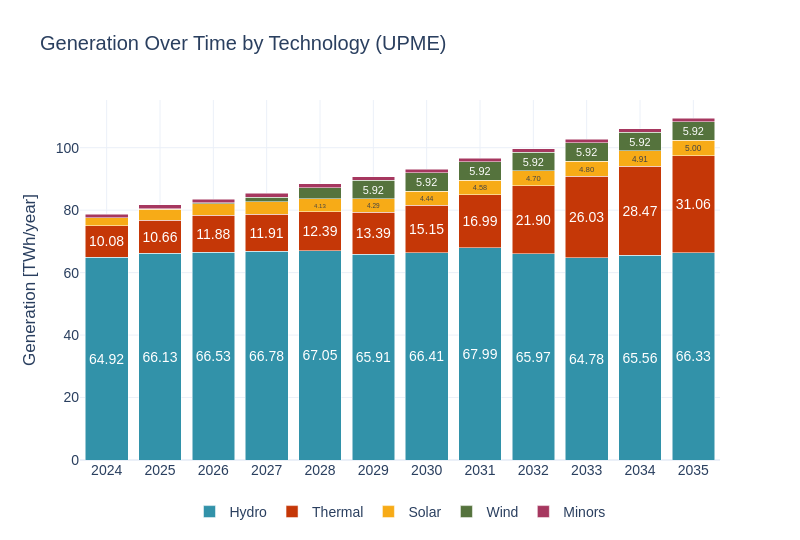

Notebook code cell kept with this figure:
### Code cell
sce_upme = pd.read_csv(gen_per_res_vs_marg_cost)
sce_upme['Energy_TWh_typical_yr'] = sce_upme['Energy_GWh_typical_yr'] / 1000
sce_upme = sce_upme[sce_upme['year'] <= years[1]]
sw.scenarios.dispatched_generation(sce_upme, 'Generation', 'TWh', 'year', 'Energy_TWh_typical_yr', 'Tech', scenario_name, 'UPME', 4)

### Figure 1 — Plotly figure (JSON) as saved in the notebook; plotly's stock layout.template omitted (floating-point values rounded to 4 significant figures)
{"data": [{"alignmentgroup": "True", "hovertemplate": "Tech=Hydro<br>Year=%{x}<br>Dispatched Generation (MW)=%{y}<br>text=%{text}<extra></extra>", "insidetextanchor": "middle", "legendgroup": "Hydro", "marker": {"color": "#3292A9", "pattern": {"shape": ""}}, "name": "Hydro", "offsetgroup": "Hydro", "orientation": "v", "showlegend": true, "text": ["64.92", "66.13", "66.53", "66.78", "67.05", "65.91", "66.41", "67.99", "65.97", "64.78", "65.56", "66.33"], "textangle": 0, "textposition": "inside", "texttemplate": "%{text:.2f}", "type": "bar", "x": [2024, 2025, 2026, 2027, 2028, 2029, 2030, 2031, 2032, 2033, 2034, 2035], "xaxis": "x", "y": [64.92, 66.13, 66.53, 66.78, 67.05, 65.91, 66.41, 67.99, 65.97, 64.78, 65.56, 66.33], "yaxis": "y"}, {"alignmentgroup": "True", "hovertemplate": "Tech=Thermal<br>Year=%{x}<br>Dispatched Generation (MW)=%{y}<br>text=%{text}<extra></extra>", "insidetextanchor": "middle", "legendgroup": "Thermal", "marker": {"color": "#C53707", "pattern": {"shape": ""}}, "name": "Thermal", "offsetgroup": "Thermal", "orientation": "v", "showlegend": true, "text": ["10.08", "10.66", "11.88", "11.91", "12.39", "13.39", "15.15", "16.99", "21.90", "26.03", "28.47", "31.06"], "textangle": 0, "textposition": "inside", "texttemplate": "%{text:.2f}", "type": "bar", "x": [2024, 2025, 2026, 2027, 2028, 2029, 2030, 2031, 2032, 2033, 2034, 2035], "xaxis": "x", "y": [10.08, 10.66, 11.88, 11.91, 12.39, 13.39, 15.15, 16.99, 21.9, 26.03, 28.47, 31.06], "yaxis": "y"}, {"alignmentgroup": "True", "hovertemplate": "Tech=Solar<br>Year=%{x}<br>Dispatched Generation (MW)=%{y}<br>text=%{text}<extra></extra>", "insidetextanchor": "middle", "legendgroup": "Solar", "marker": {"color": "#F7AB17", "pattern": {"shape": ""}}, "name": "Solar", "offsetgroup": "Solar", "orientation": "v", "showlegend": true, "text": ["", "", "", "", "4.13", "4.29", "4.44", "4.58", "4.70", "4.80", "4.91", "5.00"], "textangle": 0, "textposition": "inside", "texttemplate": "%{text:.2f}", "type": "bar", "x": [2024, 2025, 2026, 2027, 2028, 2029, 2030, 2031, 2032, 2033, 2034, 2035], "xaxis": "x", "y": [2.496, 3.487, 3.711, 3.965, 4.133, 4.294, 4.436, 4.579, 4.698, 4.802, 4.908, 4.996], "yaxis": "y"}, {"alignmentgroup": "True", "hovertemplate": "Tech=Wind<br>Year=%{x}<br>Dispatched Generation (MW)=%{y}<br>text=%{text}<extra></extra>", "insidetextanchor": "middle", "legendgroup": "Wind", "marker": {"color": "#55733D", "pattern": {"shape": ""}}, "name": "Wind", "offsetgroup": "Wind", "orientation": "v", "showlegend": true, "text": ["", "", "", "", "", "5.92", "5.92", "5.92", "5.92", "5.92", "5.92", "5.92"], "textangle": 0, "textposition": "inside", "texttemplate": "%{text:.2f}", "type": "bar", "x": [2024, 2025, 2026, 2027, 2028, 2029, 2030, 2031, 2032, 2033, 2034, 2035], "xaxis": "x", "y": [0.063, 0.206, 0.206, 1.513, 3.619, 5.922, 5.922, 5.922, 5.922, 5.922, 5.922, 5.922], "yaxis": "y"}, {"alignmentgroup": "True", "hovertemplate": "Tech=Minors<br>Year=%{x}<br>Dispatched Generation (MW)=%{y}<br>text=%{text}<extra></extra>", "insidetextanchor": "middle", "legendgroup": "Minors", "marker": {"color": "#A6375F", "pattern": {"shape": ""}}, "name": "Minors", "offsetgroup": "Minors", "orientation": "v", "showlegend": true, "text": ["", "", "", "", "", "", "", "", "", "", "", ""], "textangle": 0, "textposition": "inside", "texttemplate": "%{text:.2f}", "type": "bar", "x": [2024, 2025, 2026, 2027, 2028, 2029, 2030, 2031, 2032, 2033, 2034, 2035], "xaxis": "x", "y": [1.191, 1.191, 1.191, 1.191, 1.191, 1.191, 1.191, 1.191, 1.191, 1.191, 1.191, 1.191], "yaxis": "y"}], "layout": {"barmode": "stack", "font": {"family": "Arial", "size": 14}, "height": 540, "legend": {"orientation": "h", "title": {}, "tracegroupgap": 0, "x": 0.5, "xanchor": "center", "y": -0.1}, "title": {"text": "Generation Over Time by Technology (UPME)"}, "width": 800, "xaxis": {"anchor": "y", "domain": [0, 1], "showgrid": true, "tickangle": 0, "tickfont": {"family": "Arial", "size": 14}, "tickvals": [2024, 2025, 2026, 2027, 2028, 2029, 2030, 2031, 2032, 2033, 2034, 2035], "title": {"text": ""}}, "yaxis": {"anchor": "x", "domain": [0, 1], "title": {"text": "Generation [TWh/year]"}}}}
